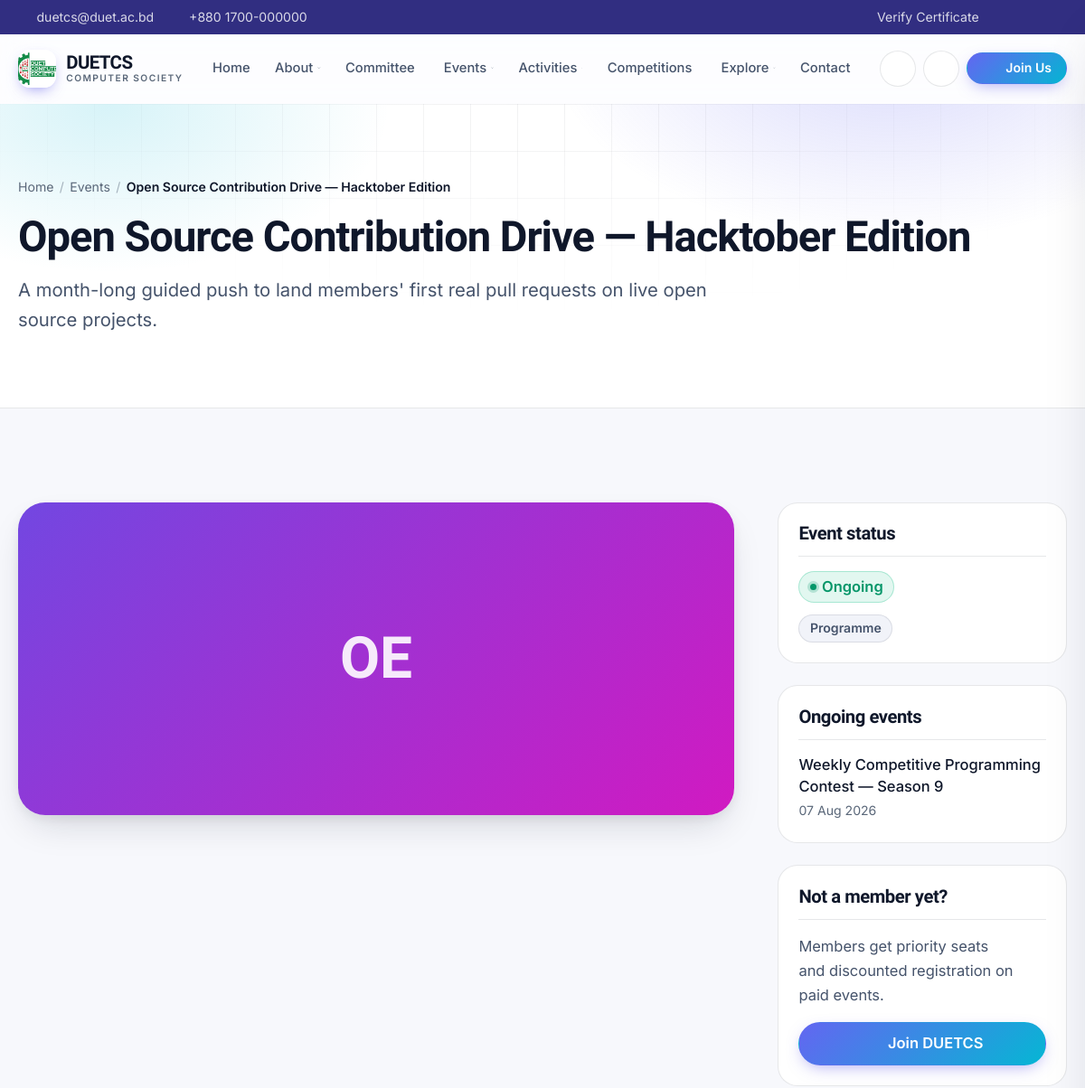
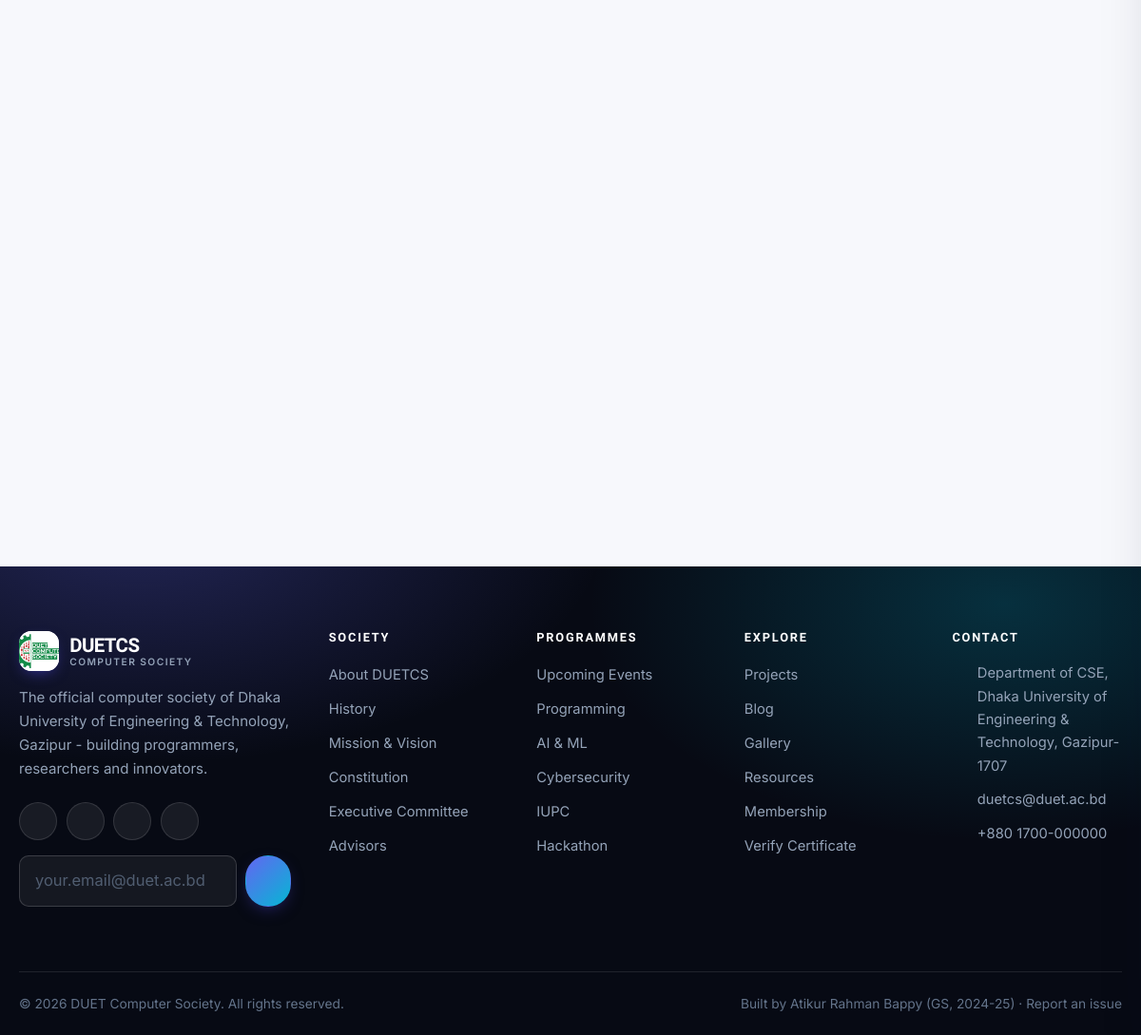
The page /index.php?p=event/open-source-drive-2026 on the database its author committed (2 pictures, top to bottom).
### tables this page shows
CREATE TABLE events (
  id               INT UNSIGNED NOT NULL AUTO_INCREMENT,
  title            VARCHAR(160) NOT NULL,
  slug             VARCHAR(180) NOT NULL,
  category         VARCHAR(60)  NOT NULL DEFAULT 'general',
  summary          VARCHAR(300) DEFAULT NULL,
  content          LONGTEXT,
  banner           VARCHAR(255) DEFAULT NULL,
  venue            VARCHAR(160) DEFAULT NULL,
  start_datetime   DATETIME NOT NULL,
  end_datetime     DATETIME DEFAULT NULL,
  registration_url VARCHAR(255) DEFAULT NULL,
  seats            INT DEFAULT NULL,
  fee              DECIMAL(10,2) NOT NULL DEFAULT 0,
  status           ENUM('upcoming','ongoing','past','cancelled') NOT NULL DEFAULT 'upcoming',
  is_featured      TINYINT(1) NOT NULL DEFAULT 0,
  created_at       DATETIME NOT NULL DEFAULT CURRENT_TIMESTAMP,
  PRIMARY KEY (id),
  UNIQUE KEY uq_event_slug (slug),
  KEY idx_event_status (status),
  KEY idx_event_start (start_datetime)
);

### index.php (called while the page is built, shortened)
<?php
require __DIR__ . '/config/database.php';
require __DIR__ . '/app/helpers.php';
require __DIR__ . '/app/components.php';
$raw   = (string) ($_GET['p'] ?? '');
$raw   = preg_replace('#[^A-Za-z0-9/_\-]#', '', $raw);
$route = trim($raw, '/');
$segments   = $route === '' ? [] : explode('/', $route);
$controller = $segments[0] ?? '';
$routes = [
    'home'         => 'home',
    'about'        => 'about',
    'committee'    => 'committee',
    'events'       => 'events',
    'event'        => 'events',
    'activities'   => 'activities',
    'activity'     => 'activities',
    'competitions' => 'competitions',
    'competition'  => 'competitions',
    'projects'     => 'projects',
    'project'      => 'projects',
    'blog'         => 'blog',
    'gallery'      => 'gallery',
    'resources'    => 'resources',
    'membership'   => 'membership',
    'certificates' => 'certificates',
    'contact'      => 'contact',
    'search'       => 'search',
    'login'        => 'account',
    'register'     => 'account',
    'logout'       => 'account',
    'dashboard'    => 'account',
    'profile'      => 'account',
    'admin'        => 'admin',
];
$file = BASE_PATH . '/app/controllers/' . $routes[$controller] . '.php';
require $file;

### config/database.php (called while the page is built, shortened)
<?php
function db(): PDO
{
    static $pdo = null;
    if ($pdo instanceof PDO) {
        return $pdo;
    }
    $dsn = 'mysql:host=' . DB_HOST . ';port=' . DB_PORT
         . ';dbname=' . DB_NAME . ';charset=' . DB_CHARSET;
    $options = [
        PDO::ATTR_ERRMODE            => PDO::ERRMODE_EXCEPTION,
        PDO::ATTR_DEFAULT_FETCH_MODE => PDO::FETCH_ASSOC,
        PDO::ATTR_EMULATE_PREPARES   => false,
    ];
    try {
        $pdo = new PDO($dsn, DB_USER, DB_PASS, $options);
    } catch (PDOException $e) {
        http_response_code(500);
        $hint = DEBUG ? htmlspecialchars($e->getMessage(), ENT_QUOTES, 'UTF-8') : 'Database unavailable.';
        exit('<div style="font:16px/1.6 system-ui;max-width:640px;margin:80px auto;padding:32px;border:1px solid #e11d48;border-radius:12px">'
           . '<h2 style="margin:0 0 12px">Database connection failed</h2>'
           . '<p style="color:#64748b">' . $hint . '</p>'
           . (DEBUG ? '<p style="color:#64748b">Start MySQL in XAMPP, then import <code>database/schema.sql</code> via phpMyAdmin.</p>' : '')
           . '</div>');
    }
    return $pdo;
}
function q(string $sql, array $params = []): PDOStatement
{
    $stmt = db()->prepare($sql);
    $stmt->execute($params);
    return $stmt;
}
function fetchAll(string $sql, array $params = []): array
{
    return q($sql, $params)->fetchAll();
}
function fetchOne(string $sql, array $params = []): ?array
{
    $row = q($sql, $params)->fetch();
    return $row === false ? null : $row;
}

### views/pages/event-detail.php (the view, shortened to what this page needs)
<?php
$ev = $event;
pageHero($ev['title'], $ev['summary'] ?? '', ['Events' => 'events', $ev['title'] => null]);
$banner = upload($ev['banner'], 'events');
?>
<section class="section">
  <div class="container">
    <div class="with-sidebar">
      <article>
        <div class="reveal" style="border-radius:var(--radius-xl);overflow:hidden;aspect-ratio:16/7;margin-bottom:2rem;box-shadow:var(--shadow-lg)">
          <?php if ($banner !== ''): ?>
            <img src="<?= e($banner) ?>" alt="" style="width:100%;height:100%;object-fit:cover">
          <?php else: ?>
            <div style="width:100%;height:100%;display:grid;place-items:center;font-family:var(--font-display);font-size:clamp(2rem,7vw,4rem);font-weight:800;color:rgba(255,255,255,.9);<?= e(gradientFor($ev['title'])) ?>">
              <?= e(initials($ev['title'])) ?>
            </div>
          <?php endif; ?>
        </div>
      </article>
      <aside class="sidebar">
        <div class="widget">
          <h3>Event status</h3>
          <p><span class="badge <?= e(statusBadge($ev['status'])) ?>" style="font-size:var(--step-0)"><?= e(statusLabel($ev['status'])) ?></span></p>
          <?php if ($ev['category']): ?>
            <p style="margin-top:.8rem"><span class="badge"><?= e($ev['category']) ?></span></p>
          <?php endif; ?>
        </div>
        <?php if ($related): ?>
          <div class="widget">
            <h3><?= e(ucfirst(statusLabel($ev['status']))) ?> events</h3>
            <ul class="widget-list">
              <?php foreach ($related as $r): ?>
                <li>
                  <a href="<?= url('event/' . $r['slug']) ?>"><?= e($r['title']) ?></a>
                  <small><?= e(fdate($r['start_datetime'])) ?></small>
                </li>
              <?php endforeach; ?>
            </ul>
          </div>
        <?php endif; ?>
        <div class="widget">
          <h3>Not a member yet?</h3>
          <p class="soft" style="margin-bottom:1rem;font-size:var(--step-0)">Members get priority seats and discounted registration on paid events.</p>
          <a class="btn btn-block" href="<?= url('membership') ?>"><?= icon('sparkle') ?> Join DUETCS</a>
        </div>
      </aside>
    </div>
  </div>
</section>

### app/components.php (shortened to what this page needs)
<?php
function pageHero(string $title, string $subtitle = '', array $crumbs = []): void
{
    ?>
    <section class="page-hero">
      <div class="container">
        <?php if ($crumbs): ?>
          <nav class="crumbs" aria-label="Breadcrumb">
            <a href="<?= url() ?>">Home</a>
            <?php $last = array_key_last($crumbs); foreach ($crumbs as $label => $href): ?>
              <span class="sep">/</span>
              <?php if ($href && $label !== $last): ?>
                <a href="<?= url($href) ?>"><?= e($label) ?></a>
              <?php else: ?>
                <span aria-current="page"><?= e($label) ?></span>
              <?php endif; ?>
            <?php endforeach; ?>
          </nav>
        <?php endif; ?>
        <h1><?= e($title) ?></h1>
        <?php if ($subtitle !== ''): ?><p><?= e($subtitle) ?></p><?php endif; ?>
      </div>
    </section>
    <?php
}
    ?>
    <?php
function statusBadge(string $status): string
{
    return match ($status) {
        'upcoming'  => 'badge-brand',
        'ongoing'   => 'badge-success badge-dot badge-live',
        'past'      => 'badge',
        'cancelled' => 'badge-danger',
        'verified', 'approved'  => 'badge-success',
        'pending', 'awaiting_payment' => 'badge-warning',
        'rejected', 'expired'   => 'badge-danger',
        default     => 'badge',
    };
}
function statusLabel(string $status): string
{
    return match ($status) {
        'awaiting_payment' => 'Awaiting payment',
        default => ucfirst(str_replace('_', ' ', $status)),
    };
}
    ?>

### rows shown on the page
events: title "Open Source Contribution Drive — Hacktober Edition", summary "A month-long guided push to land members' first real pull requests on live open source projects.", title "OE", status "Ongoing", category "Programme"
events: title "Weekly Competitive Programming Contest — Season 9", start_datetime "07 Aug 2026"

### other values the page prints
setting('site_email', SITE_EMAIL) "duetcs@duet.ac.bd"
setting('site_phone', SITE_PHONE) "+880 1700-000000"
SITE_SHORT "DUETCS"
$item['label'] "Home"
$item['label'] "About"
$item['label'] "Committee"
$item['label'] "Events"
$item['label'] "Activities"
$item['label'] "Competitions"
$item['label'] "Explore"
$item['label'] "Contact"
$label "Events"
$label "Open Source Contribution Drive — Hacktober Edition"
SITE_DESC "The official computer society of Dhaka University of Engineering & Technology, Gazipur - building programmers, researchers and innovators."
setting('site_address', SITE_ADDRESS) "Department of CSE, Dhaka University of Engineering & Technology, Gazipur-1707"
